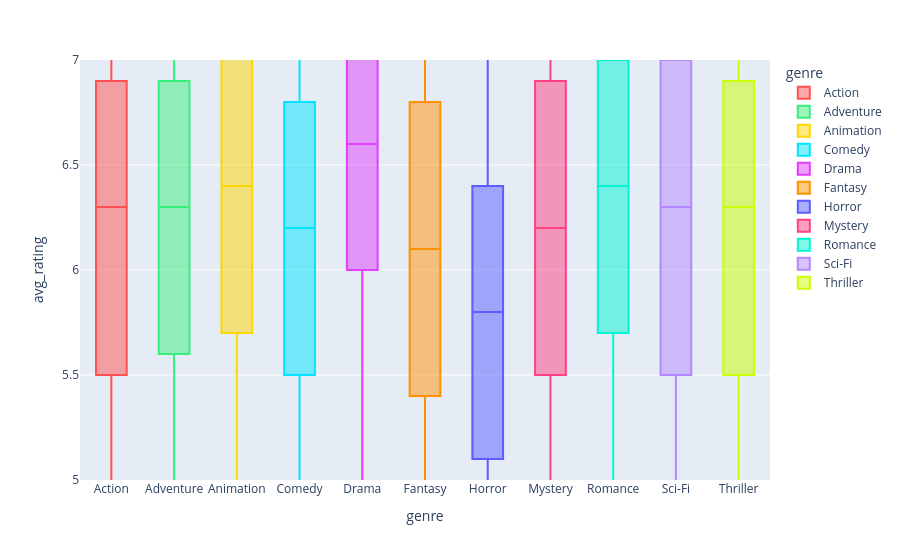

The notebook cell saved with this chart:
### Code cell
df_ratings = df.copy()
df_ratings = df_ratings[df_ratings["genre"].isin(genres_list)]

fig=px.box(df_ratings,
        x="genre", 
        y="avg_rating",
        color="genre",
        color_discrete_map=genre_color_map,
        category_orders={"genre": genres_list}
    )

fig.show()

### Figure 1 — Plotly figure (JSON) as saved in the notebook; plotly's stock layout.template omitted (floating-point values rounded to 4 significant figures; data arrays with more than 128 entries replaced by an {"elided": "..."} marker saying what was removed)
{"data": [{"alignmentgroup": "True", "hovertemplate": "genre=%{x}<br>avg_rating=%{y}<extra></extra>", "legendgroup": "Action", "marker": {"color": "#FF5252"}, "name": "Action", "notched": false, "offsetgroup": "Action", "orientation": "v", "showlegend": true, "type": "box", "x": {"elided": "1720 str values"}, "x0": " ", "xaxis": "x", "y": {"elided": "1720 float values"}, "y0": " ", "yaxis": "y"}, {"alignmentgroup": "True", "hovertemplate": "genre=%{x}<br>avg_rating=%{y}<extra></extra>", "legendgroup": "Adventure", "marker": {"color": "#38EF7D"}, "name": "Adventure", "notched": false, "offsetgroup": "Adventure", "orientation": "v", "showlegend": true, "type": "box", "x": {"elided": "1228 str values"}, "x0": " ", "xaxis": "x", "y": {"elided": "1228 float values"}, "y0": " ", "yaxis": "y"}, {"alignmentgroup": "True", "hovertemplate": "genre=%{x}<br>avg_rating=%{y}<extra></extra>", "legendgroup": "Animation", "marker": {"color": "#FFD700"}, "name": "Animation", "notched": false, "offsetgroup": "Animation", "orientation": "v", "showlegend": true, "type": "box", "x": {"elided": "444 str values"}, "x0": " ", "xaxis": "x", "y": {"elided": "444 float values"}, "y0": " ", "yaxis": "y"}, {"alignmentgroup": "True", "hovertemplate": "genre=%{x}<br>avg_rating=%{y}<extra></extra>", "legendgroup": "Comedy", "marker": {"color": "#00E5FF"}, "name": "Comedy", "notched": false, "offsetgroup": "Comedy", "orientation": "v", "showlegend": true, "type": "box", "x": {"elided": "2366 str values"}, "x0": " ", "xaxis": "x", "y": {"elided": "2366 float values"}, "y0": " ", "yaxis": "y"}, {"alignmentgroup": "True", "hovertemplate": "genre=%{x}<br>avg_rating=%{y}<extra></extra>", "legendgroup": "Drama", "marker": {"color": "#E040FB"}, "name": "Drama", "notched": false, "offsetgroup": "Drama", "orientation": "v", "showlegend": true, "type": "box", "x": {"elided": "3388 str values"}, "x0": " ", "xaxis": "x", "y": {"elided": "3388 float values"}, "y0": " ", "yaxis": "y"}, {"alignmentgroup": "True", "hovertemplate": "genre=%{x}<br>avg_rating=%{y}<extra></extra>", "legendgroup": "Fantasy", "marker": {"color": "#FF9100"}, "name": "Fantasy", "notched": false, "offsetgroup": "Fantasy", "orientation": "v", "showlegend": true, "type": "box", "x": {"elided": "448 str values"}, "x0": " ", "xaxis": "x", "y": {"elided": "448 float values"}, "y0": " ", "yaxis": "y"}, {"alignmentgroup": "True", "hovertemplate": "genre=%{x}<br>avg_rating=%{y}<extra></extra>", "legendgroup": "Horror", "marker": {"color": "#5C5CFF"}, "name": "Horror", "notched": false, "offsetgroup": "Horror", "orientation": "v", "showlegend": true, "type": "box", "x": {"elided": "665 str values"}, "x0": " ", "xaxis": "x", "y": {"elided": "665 float values"}, "y0": " ", "yaxis": "y"}, {"alignmentgroup": "True", "hovertemplate": "genre=%{x}<br>avg_rating=%{y}<extra></extra>", "legendgroup": "Mystery", "marker": {"color": "#FF4081"}, "name": "Mystery", "notched": false, "offsetgroup": "Mystery", "orientation": "v", "showlegend": true, "type": "box", "x": {"elided": "654 str values"}, "x0": " ", "xaxis": "x", "y": {"elided": "654 float values"}, "y0": " ", "yaxis": "y"}, {"alignmentgroup": "True", "hovertemplate": "genre=%{x}<br>avg_rating=%{y}<extra></extra>", "legendgroup": "Romance", "marker": {"color": "#00F5D4"}, "name": "Romance", "notched": false, "offsetgroup": "Romance", "orientation": "v", "showlegend": true, "type": "box", "x": {"elided": "1005 str values"}, "x0": " ", "xaxis": "x", "y": {"elided": "1005 float values"}, "y0": " ", "yaxis": "y"}, {"alignmentgroup": "True", "hovertemplate": "genre=%{x}<br>avg_rating=%{y}<extra></extra>", "legendgroup": "Sci-Fi", "marker": {"color": "#B388FF"}, "name": "Sci-Fi", "notched": false, "offsetgroup": "Sci-Fi", "orientation": "v", "showlegend": true, "type": "box", "x": {"elided": "373 str values"}, "x0": " ", "xaxis": "x", "y": {"elided": "373 float values"}, "y0": " ", "yaxis": "y"}, {"alignmentgroup": "True", "hovertemplate": "genre=%{x}<br>avg_rating=%{y}<extra></extra>", "legendgroup": "Thriller", "marker": {"color": "#CCFF00"}, "name": "Thriller", "notched": false, "offsetgroup": "Thriller", "orientation": "v", "showlegend": true, "type": "box", "x": {"elided": "995 str values"}, "x0": " ", "xaxis": "x", "y": {"elided": "995 float values"}, "y0": " ", "yaxis": "y"}], "layout": {"boxmode": "overlay", "legend": {"title": {"text": "genre"}, "tracegroupgap": 0}, "margin": {"t": 60}, "xaxis": {"anchor": "y", "categoryarray": ["Action", "Adventure", "Animation", "Comedy", "Drama", "Fantasy", "Horror", "Mystery", "Romance", "Sci-Fi", "Thriller"], "categoryorder": "array", "domain": [0, 1], "title": {"text": "genre"}}, "yaxis": {"anchor": "x", "domain": [0, 1], "range": [5, 7], "title": {"text": "avg_rating"}}}}
